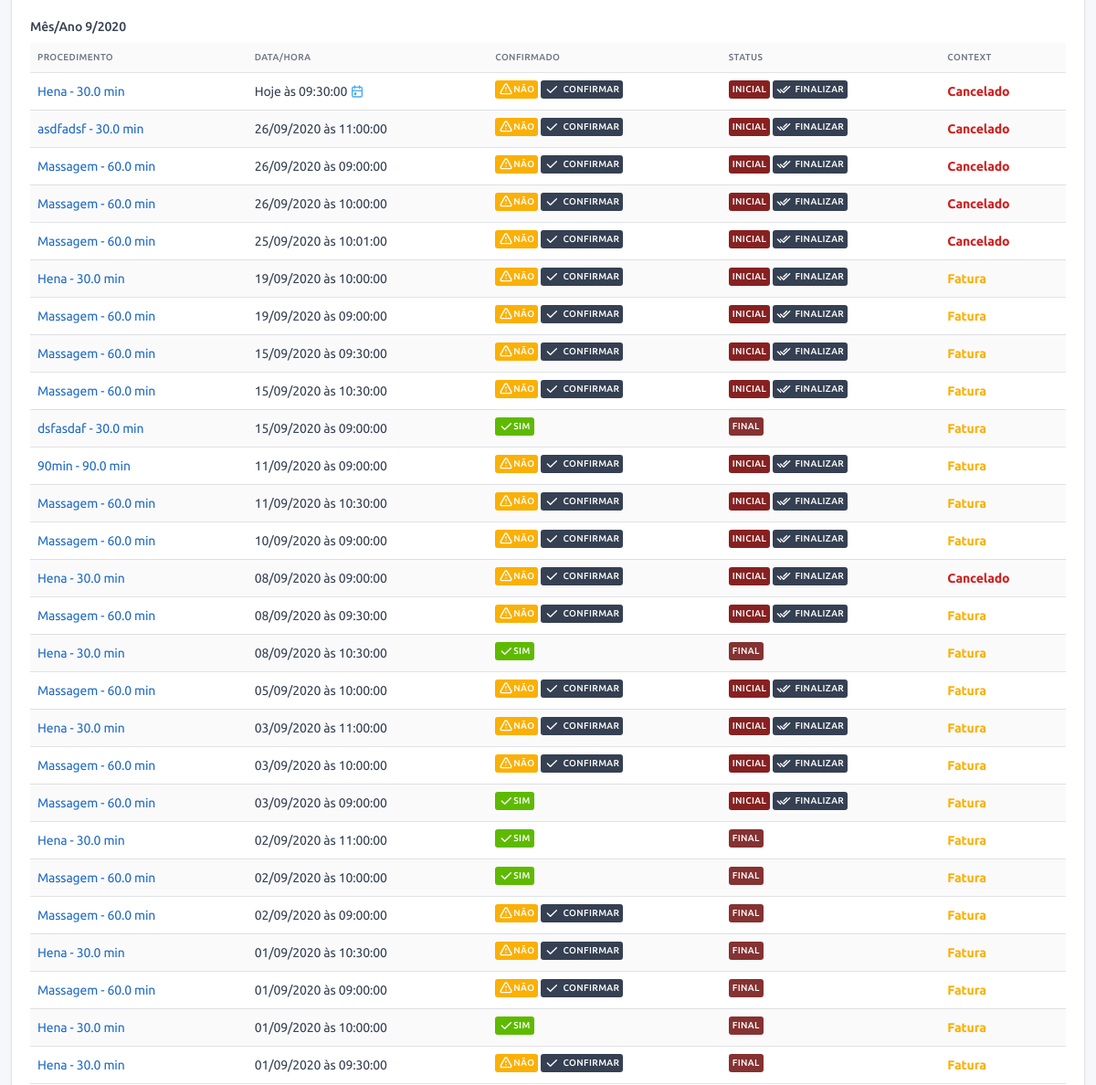
/user/admin/3/profile/ (signed in, middle part), run on an earlier commit of the app's database.
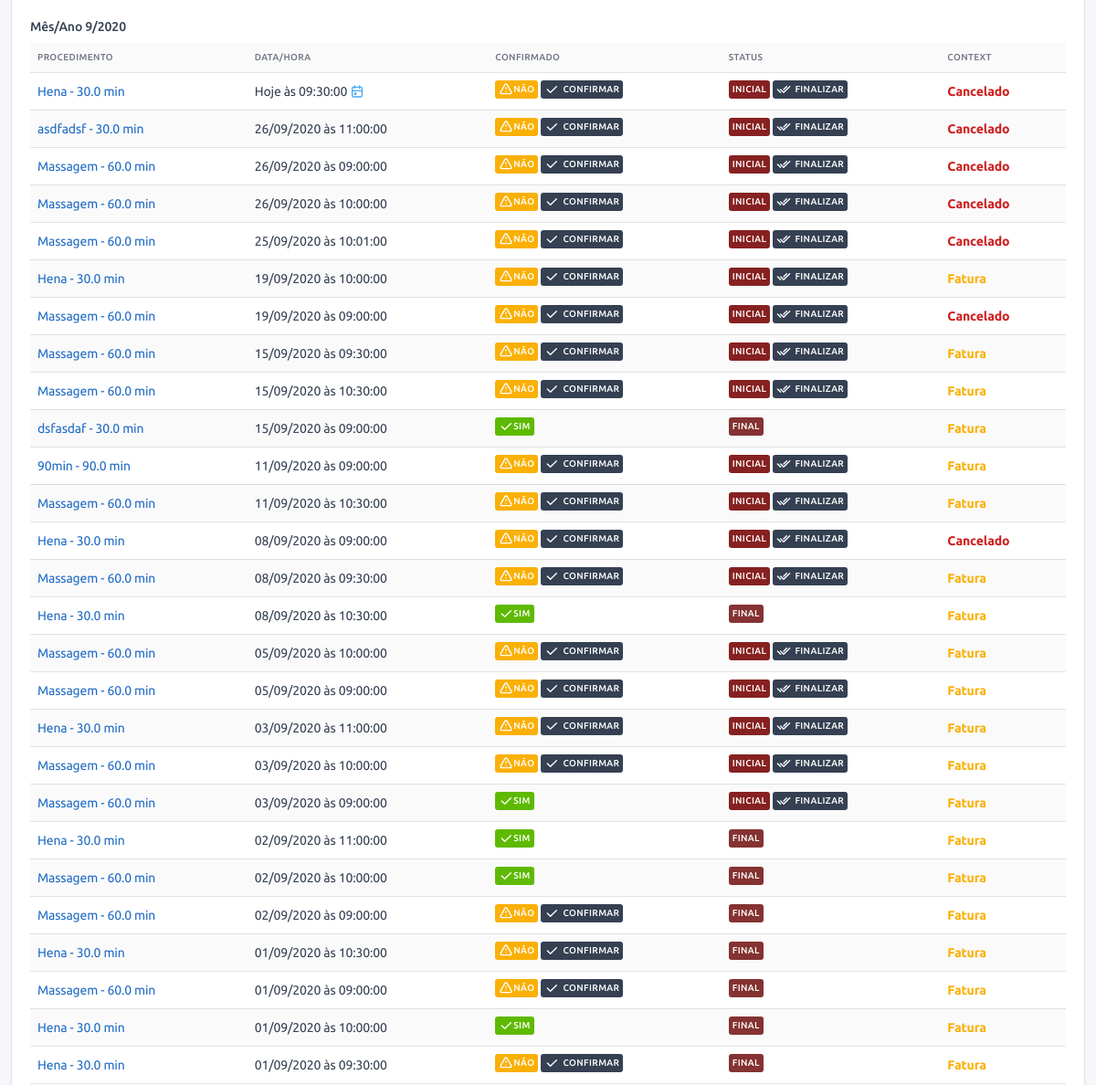
And on a later commit of the database.
### service/models.py (models this page shows, shortened)
class OrderOfService(BaseModel):
    type_of_service = models.ForeignKey("config.TypeOfService", verbose_name="Procedimento", on_delete=models.SET_NULL,
                                        null=True)
    status = models.ForeignKey("config.StatusService", verbose_name="Status", on_delete=models.PROTECT)
    finished = models.BooleanField("finalizado", default=False)
    counted = models.BooleanField("contabilizado", default=False, help_text="Procedimento já foi contabilizado?")
    confirmed = models.BooleanField("confirmado", default=False, help_text="Procedimento foi confirmado?")
    canceled = models.BooleanField("cancelado", default=False, help_text="Procedimento foi cancelado?")
    date = models.DateField("Data", default=timezone.localtime(timezone.now()))
    time = models.TimeField("Hora", default=timezone.localtime(timezone.now()))
    observation = models.TextField("observação", blank=True)
    customer = models.ForeignKey(User, verbose_name="Cliente", on_delete=models.CASCADE, blank=True, null=True)
    def get_absolute_url(self):
        return reverse(self.get_reverse_profile, kwargs={'cpk': self.customer.pk, 'pk': self.pk})
    def get_customer_finished_url(self):
        return reverse('service:admin:finish', kwargs={'pk': self.pk, 'flag': 1})
    def get_customer_confirmed_url(self):
        return reverse('service:admin:confirm', kwargs={'pk': self.pk, 'flag': 1})
    def get_confirmed_html(self):
        return settings.ICON_CONFIRMED if self.confirmed else settings.ICON_NOT_CONFIRMED
    def get_date_html(self):
        return f"Hoje às {self.time} <span class='text-info'>{ICON_CALENDAR}</span>" if self.date == date.today() \
            else f"{self.date.strftime('%d/%m/%Y')} às {self.time}"
    def get_is_success(self):
        return self.status.pk == settings.STATUS_SERVICE_FINISHED
    def get_contextual_html_admin(self):
        text = ""
        if self.canceled:
            text = "<span class='font-weight-bold text-danger'>Cancelado</span>"
        elif self.is_invoice_not_completed() or self.is_past_date_invoice():
            text = "<span class='font-weight-bold text-warning'>Fatura</span>"
        return mark_safe(text)
    def is_invoice_not_completed(self):
        return self.invoice.type_of_payment is None
    def is_past_date_invoice(self):
        return self.invoice.date < date.today() and self.invoice.status.pk != settings.STATUS_PAYMENT_SUCCESS

### config/models.py (models this page shows, shortened)
class BaseConfigModel(BaseModel):
    name = models.CharField("nome", max_length=128)
    def __str__(self):
        return self.name
    class Meta:
        abstract = True

class TypeOfService(BaseConfigModel):
    contextual = models.CharField("cor", default="#ffffff", max_length=7,
                                  help_text="Escolha uma cor para representar esse procedimento!")
    time = models.FloatField("tempo", default=30, help_text="Coloque o tempo em minutos, ex.: 1hr = 60min")
    value = models.DecimalField("Valor", max_digits=11, decimal_places=2, default=0,
                                help_text="Valor do procedimento, ele será usado para auto preenchimento de alguns "
                                          "campos!")
    rewarded_points = models.IntegerField("pontos ganhos", default=0)
    description = models.TextField("Descrição", blank=True, help_text="Usado no site para descrever o procedimento")
    image = models.ImageField("Foto", upload_to='images/', help_text="Foto representando o procedimento.",
                              blank=True, null=True)
    def __str__(self):
        return f"{self.name} - {self.time} min"

class StatusService(BaseConfigModel):
    contextual = models.CharField("cor", default="#ffffff", max_length=7,
                                  help_text="Escolha uma cor para representar esse status")

class StatusPayment(BaseConfigModel):
    contextual = models.CharField("cor", default="#ffffff", max_length=7,
                                  help_text="Escolha uma cor para representar esse status")

### financial/models.py (models this page shows, shortened)
class Invoice(BaseModel):
    order_of_service = models.OneToOneField("service.OrderOfService", verbose_name="Procedimento",
                                            on_delete=models.CASCADE, null=True, blank=True,
                                            help_text="Procedimento a qual esse lançamento pertence.")
    type_of_payment = models.ForeignKey("config.TypeOfPayment", verbose_name="Tipo de Pagamento", null=True,
                                        on_delete=models.PROTECT, help_text="Qual foi o tipo de pagamento?")
    status = models.ForeignKey("config.StatusPayment", verbose_name="Status", on_delete=models.PROTECT, null=True)
    value = models.DecimalField("Valor", max_digits=11, decimal_places=2, help_text="O valor que foi pago.")
    date = models.DateField("Data", default=now, help_text="Data do pagamento.")
    observation = models.TextField("Observação", blank=True, null=True)

### users/views.py (the view)
# urls.py: path('<int:pk>/profile/', profile_admin, name='profile'),
@login_required
@require_http_methods(["GET"])
@staff_member_required()
@permission_required('users.get_profile', raise_exception=True)
def profile_admin(request, pk):
    user = User.objects.get(pk=pk)
    services = user.orderofservice_set.filter(customer=user, status=settings.STATUS_SERVICE_FINISHED)
    type_of_services = TypeOfService.objects.filter(pk__in=services.values_list('type_of_service', flat=True))
    rewards = user.rewardretrieved_set.filter(retrieved=True)
    rewards_type = Reward.objects.filter(pk__in=rewards.values_list('reward', flat=True))
    return render(request, template_name='user/profile.html', context={
        'obj': user.profile,
        'options_chart_service': SimplePie(
            series=[services.filter(type_of_service=t).count() for t in type_of_services],
            colors=[t.contextual for t in type_of_services],
            labels=[t.name for t in type_of_services],
        ).get_options(),
        'options_chart_reward': SimplePie(
            series=[rewards.filter(reward=r).count() for r in rewards_type],
            colors=[r.contextual for r in rewards_type],
            labels=[r.name for r in rewards_type],
        ).get_options(),
    })

### base/models.py (called while the page is built)
    @property
    def get_reverse_profile(self):
        return '{}:{}:profile'.format(self._meta.app_label, self._meta.model_name)

### frontend/apexcharts/simple_pie.py (called while the page is built)
    def get_options(self):
        return {
            'series': self.series,
            'chart': {
                'width': self.width,
                'type': self.chart_type,
            },
            'colors': self.colors,
            'labels': self.labels,
            'title': {
                'text': self.title,
                'align': 'left'
            },
            'legend': {
                'position': 'bottom'
            },
            'responsive': [{
                'breakpoint': 480,
                'options': {
                    'chart': {
                        'width': 300
                    },
                }
            }],
        }

### users/models.py (called while the page is built)
    @property
    def get_edit_url(self):
        return reverse('users:rewardretrieved:edit', kwargs={'cpk': self.customer.pk, 'pk': self.pk})

    @property
    def get_confirm_url(self):
        return reverse('users:rewardretrieved:confirm', kwargs={'pk': self.pk})

    def get_contextual_html(self):
        return mark_safe(
            f"<span class='font-weight-bold text-success'>Retirado</span>" if self.retrieved
            else f"<span class='font-weight-bold text-warning'>Não Retirado</span>")

    def get_full_name(self):
        return self.name

    @property
    def get_new_service_url(self):
        return reverse('service:orderofservice:create', kwargs={'cpk': self.pk})

    @property
    def get_new_reward_url(self):
        return reverse('users:rewardretrieved:create', kwargs={'cpk': self.pk})

    @property
    def get_delete_url(self):
        return reverse('users:admin:delete', kwargs={'pk': self.pk})

    @property
    def get_edit_url(self):
        return reverse('users:admin:edit', kwargs={'pk': self.pk})

    @property
    def get_back_url(self):
        return reverse('users:admin:view')

    def is_birthday(self):
        today = datetime.today()
        return self.birth_date.day == today.day and self.birth_date.month == today.month if self.birth_date else False

    def get_dict_data(self):
        return {
            'Usuário': self.user.username,
            'Nome': self.get_full_name(),
            'Whatsapp': self.whatsapp,
            'Data de Nascimento': self.birth_date,
            'E-mail': self.user.email,
        }

    def has_service(self):
        return self.user.orderofservice_set.count()

### frontend/templates/user/profile.html (shortened to what this page needs)
{% extends '../base/profile.html' %}
{% load l10n %}
{% block profile_content %}
{% if obj.has_service %}
<div class="card mb-5">
    <div class="card-body">
        {% for k,v in obj.get_service_sorted_by_entry_date.items %}
        <div class="col-lg-12 col-md-auto">
            <h4>Mês/Ano {{k}}</h4>
            <div class="table-responsive">
                <table class="table table-hover table-striped">
                    <thead>
                    <tr>
                        <th>Procedimento</th>
                        <th>Data/Hora</th>
                        <th>Confirmado</th>
                        <th>Status</th>
                        <th>Context</th>
                    </tr>
                    </thead>
                    <tbody>
                    {% for kk,vv in v.items %}
                    {% for s in vv %}
                    <tr>
                        <td>
                            <a href="{{s.get_absolute_url}}">{{s.type_of_service}}</a>
                        </td>
                        <td>{{s.get_date_html|safe}}</td>
                        <td>
                            {{s.get_confirmed_html|safe}}
                            {% if not s.confirmed %}
                            <a class="badge bg-dark" data-toggle="tooltip" href="{{s.get_customer_confirmed_url}}"
                               title="{{TOOLTIP_SERVICE_CONFIRM}}">
                                {{ICON_CHECK|safe}} <span class="ml-1">Confirmar</span>
                            </a>
                            {% endif %}
                        </td>
                        <td>
                                <span class="badge"
                                      style="background-color: {{s.status.contextual}};">{{s.status}}</span>
                            {% if not s.get_is_success %}
                            <a class="badge bg-dark" data-toggle="tooltip"
                               href="{{s.get_customer_finished_url}}" title="{{TOOLTIP_SERVICE_FINISH}}">
                                {{ICON_DOUBLE_CHECK|safe}} <span class="ml-1">Finalizar</span>
                            </a>
                            {% endif %}
                        </td>
                        <td>
                            {{s.get_contextual_html_admin}}
                        </td>
                    </tr>
                    {% endfor %}
                    {% endfor %}
                    </tbody>
                </table>
            </div>
        </div>
        {% endfor %}
    </div>
</div>
{% endif %}
{% endblock %}

### frontend/templates/base/profile.html (shortened to what this page needs)
{% extends 'base.html' %}
{% block content %}
<div class="container-xl">
    {% block profile_content %}{% endblock %}
</div>
{% endblock %}

### frontend/templates/base.html (shortened to what this page needs)
<!DOCTYPE html>
<html lang="en">
<head>
    {% load static %}
    <link href="{% static 'dist/css/tabler.min.css' %}" rel="stylesheet"/>
    <link href="{% static 'custom/css/custom-css.css' %}" rel="stylesheet"/>
</head>
{% block body_html %}
<body class="antialiased">
<div class="page">
    <div class="content" id="content">
        {% block content %}{% include "dashboard.html" %}{% endblock %}
    </div>
</div>
</body>
{% endblock %}
</html>

### frontend/templates/topbar.html (shortened to what this page needs)
{% load static %}
                        {% now "Y" as current_year %}

### frontend/templates/base.html (style rules this page uses)
body { display: none; }

What changed in the data, as far as the page shows it:
changed OrderOfService "19/09/2020 às 09:00:00": canceled False → True (drawn); get_contextual_html_admin "Fatura" → "Cancelado"
changed OrderOfService (number 17 of 27 on the later page): get_date_html "10/09/2020 às 09:00:00" → "05/09/2020 às 09:00:00"; moves down the list
